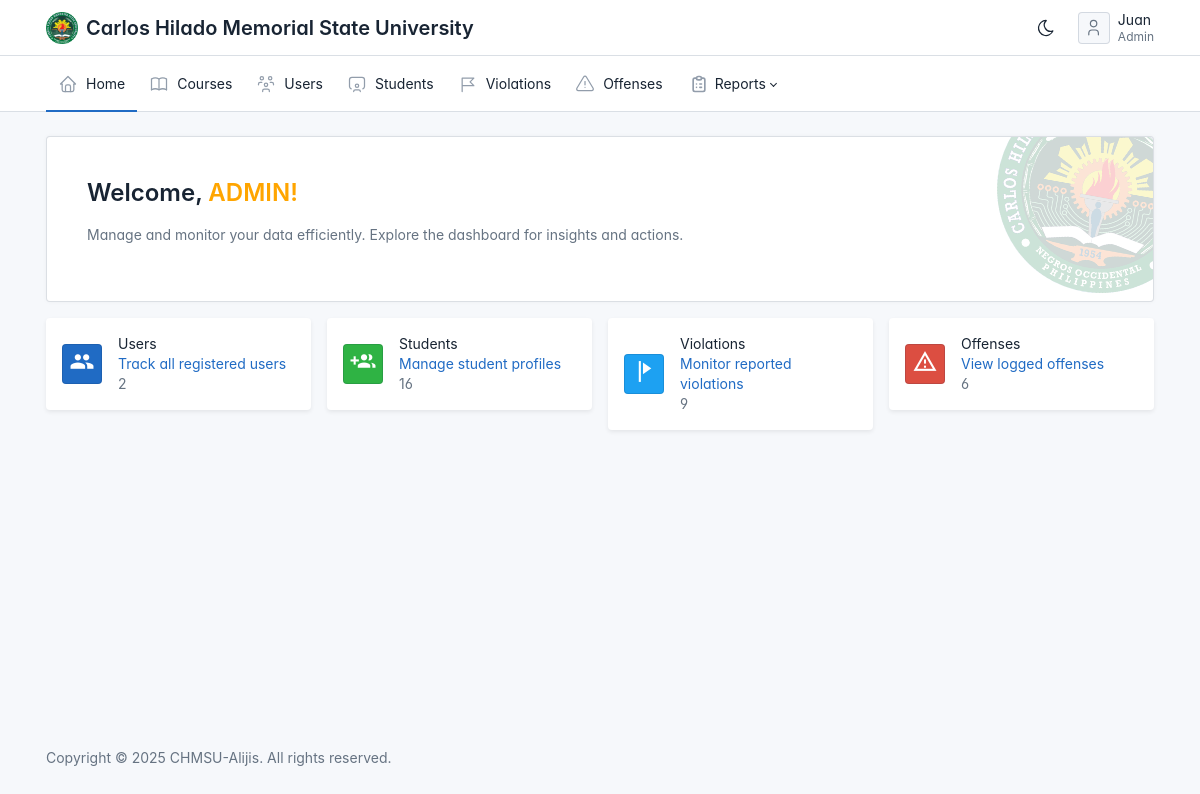
The app's page / (signed in) with its own data.
### tables this page shows
CREATE TABLE IF NOT EXISTS `tbl_users` (
  `user_id` int(11) NOT NULL AUTO_INCREMENT,
  `user_fname` varchar(50) NOT NULL,
  `user_mname` varchar(50) NOT NULL,
  `user_lname` varchar(50) NOT NULL,
  `user_category` varchar(1) NOT NULL,
  `username` varchar(50) NOT NULL,
  `password` text NOT NULL,
  `date_added` datetime DEFAULT current_timestamp(),
  PRIMARY KEY (`user_id`)
);

### core/my_functions.php (called while the page is built, shortened)
<?php
function getUsername($user_id)
{
	global $mysqli_connect;
	$fetchData = $mysqli_connect->query("SELECT username FROM `tbl_users` WHERE user_id = '$user_id'");
	if ($fetchData->num_rows > 0) {
		$row = $fetchData->fetch_array();
		return $row['username'];
	} else {
		return "---";
	}
}
function getUserFirstName($user_id)
{
	global $mysqli_connect;
	$fetchData = $mysqli_connect->query("SELECT * FROM `tbl_users` WHERE user_id = '$user_id'");
	if ($fetchData->num_rows > 0) {
		$row = $fetchData->fetch_array();
		return $row['user_fname'];
	} else {
		return "---";
	}
}
function getUserCategory($user_id)
{
	global $mysqli_connect;
	$fetchData = $mysqli_connect->query("SELECT user_category FROM `tbl_users` WHERE user_id = '$user_id'");
	if($fetchData->num_rows == 0){
		return "---";
	}else {
	$row = $fetchData->fetch_assoc();
	return $row['user_category'] == "A" ? "Admin" : "Student";
	}
}
function total_users()
{
	global $mysqli_connect;
	$fetchData = $mysqli_connect->query("SELECT count(user_id) FROM `tbl_users` WHERE user_category='A'");
	$row = $fetchData->fetch_array();
	return $row[0];
}
function total_students()
{
	global $mysqli_connect;
	$fetchData = $mysqli_connect->query("SELECT count(student_id) FROM `tbl_students`");
	$row = $fetchData->fetch_array();
	return $row[0];
}
function total_violations()
{
	global $mysqli_connect;
	$fetchData = $mysqli_connect->query("SELECT count(violation_id) FROM `tbl_violations`");
	$row = $fetchData->fetch_array();
	return $row[0];
}
function total_offenses()
{
	global $mysqli_connect;
	$fetchData = $mysqli_connect->query("SELECT count(offense_id) FROM `tbl_offenses`");
	$row = $fetchData->fetch_array();
	return $row[0];
}

### index.php (the view, shortened to what this page needs)
<?php
$page = (isset($_GET['page']) && $_GET['page'] != '') ? $_GET['page'] : '';
$user_id = $_SESSION['dvsa_user_id'];
?>
<!doctype html>
<html lang="en">
<head>
  <link href="./dist/css/tabler.min.css?1684106062" rel="stylesheet" />
  <link href="./dist/css/tabler-flags.min.css?1684106062" rel="stylesheet" />
  <link href="./dist/css/tabler-payments.min.css?1684106062" rel="stylesheet" />
  <link href="./dist/css/tabler-vendors.min.css?1684106062" rel="stylesheet" />
  <link href="./dist/css/demo.min.css?1684106062" rel="stylesheet" />
  <link rel="stylesheet" href="dist/mdi/css/materialdesignicons.min.css" />
  <link href="dist/datatables/dataTables.bootstrap4.min.css" rel="stylesheet">
  <link rel="stylesheet" href="dist/sweetalert/sweetalert.css">
</head>
<body>
  <div class="page">
    <div class="sticky-top">
      <header class="navbar navbar-expand-md sticky-top d-print-none">
        <div class="container-xl">
          <h1 class="navbar-brand navbar-brand-autodark d-none-navbar-horizontal pe-0 pe-md-3">
            <a href=".">
              <img src="./static/chmsu.png" width="110" height="32" alt="Tabler" class="navbar-brand-image">
            </a>
            Carlos Hilado Memorial State University
          </h1>
          <div class="navbar-nav flex-row order-md-last">
            <div class="d-none d-md-flex">
              <a href="?theme=dark" class="nav-link px-0 hide-theme-dark" title="Enable dark mode" data-bs-toggle="tooltip" data-bs-placement="bottom">
              </a>
            </div>
            <div class="nav-item dropdown">
              <a href="#" class="nav-link d-flex lh-1 text-reset p-0" data-bs-toggle="dropdown" aria-label="Open user menu">
                <span class="avatar avatar-sm"></span>
                <div class="d-none d-xl-block ps-2">
                  <div><?= getUserFirstName($user_id) ?></div>
                  <div class="mt-1 small text-muted"><?= getUserCategory($user_id); ?></div>
                </div>
              </a>
            </div>
          </div>
        </div>
      </header>
      <header class="navbar-expand-md">
        <div class="collapse navbar-collapse" id="navbar-menu">
        <?php if ($_SESSION['user_category'] != "S") { ?>
          <div class="navbar">
            <div class="container-xl">
              <?php include "components/navbar.php"; ?>
            </div>
          </div>
          <?php }?>
        </div>
      </header>
    </div>
    <div class="page-wrapper">
      <?php require_once 'routes/routes.php'; ?>
      <footer class="footer footer-transparent d-print-none">
        <div class="container-xl">
          <div class="row text-center align-items-center flex-row-reverse">
            <div class="col-12 col-lg-auto mt-3 mt-lg-0">
              <ul class="list-inline list-inline-dots mb-0">
                <li class="list-inline-item">
                  Copyright &copy; <?php echo date('Y'); ?>
                  <a href="." class="link-secondary">CHMSU-Alijis</a>.
                  All rights reserved.
                </li>
              </ul>
            </div>
          </div>
        </div>
      </footer>
    </div>
  </div>
</body>
</html>

### components/navbar.php (shortened to what this page needs)
<ul class="navbar-nav">
  <li class="nav-item <?= ($page == "" || $page == "dashboard" ? "active" : "") ?>">
    <a class="nav-link" href="./">
      <span class="nav-link-icon d-md-none d-lg-inline-block">
      </span>
      <span class="nav-link-title">
        Home
      </span>
    </a>
  </li>
  <li class="nav-item <?= ($page == "courses" ? "active" : "") ?>">
    <a class="nav-link" href="index.php?page=courses">
      <span class="nav-link-icon d-md-none d-lg-inline-block">
      </span>
      <span class="nav-link-title">
        Courses
      </span>
    </a>
  </li>
  <li class="nav-item <?= ($page == "users" ? "active" : "") ?>">
    <a class="nav-link" href="index.php?page=users">
      <span class="nav-link-icon d-md-none d-lg-inline-block">
      </span>
      <span class="nav-link-title">
        Users
      </span>
    </a>
  </li>
  <li class="nav-item <?= ($page == "students" ? "active" : "") ?>">
    <a class="nav-link" href="index.php?page=students">
      <span class="nav-link-icon d-md-none d-lg-inline-block">
      </span>
      <span class="nav-link-title">
        Students
      </span>
    </a>
  </li>
  <li class="nav-item <?= ($page == "violations" ? "active" : "") ?>">
    <a class="nav-link" href="index.php?page=violations">
      <span class="nav-link-icon d-md-none d-lg-inline-block">
      </span>
      <span class="nav-link-title">
        Violations
      </span>
    </a>
  </li>
  <li class="nav-item <?= ($page == "offenses" ? "active" : "") ?>">
    <a class="nav-link" href="index.php?page=offenses">
      <span class="nav-link-icon d-md-none d-lg-inline-block">
      </span>
      <span class="nav-link-title">
        Offenses
      </span>
    </a>
  </li>
  <li class="nav-item dropdown  <?= ($page == "violation-report" || $page == "student-violation-report" ? "active" : "") ?>">
    <a class="nav-link dropdown-toggle" href="#navbar-help" data-bs-toggle="dropdown" data-bs-auto-close="outside" role="button" aria-expanded="false">
      <span class="nav-link-icon d-md-none d-lg-inline-block">
      </span>
      <span class="nav-link-title">
        Reports
      </span>
    </a>
  </li>
</ul>

### routes/routes.php
<?php
	if($page == 'dashboard'){
		require view.'dashboard.php';
	}else if($page == 'users'){
		require view.'users.php';
	}else if($page == 'courses'){
		require view.'courses.php';
	}else if($page == 'violations'){
		require view.'violations.php';
	}else if($page == 'violation-report'){
		require view.'violation_report.php';
	}else if($page == 'student-violation-report'){
		require view.'student_violation_report.php';
	}else if($page == 'students'){
		require view.'students.php';
	}else if($page == 'offenses'){
		require view.'offenses.php';
	}else if($page == 'profile'){
		require view.'profile.php';
	}else{
		if(!empty($page) or $page != $page){
			require './404.php';
		}else{
			require view.'dashboard.php';
		}
	}
 ?>

### pages/dashboard.php
<?php
if ($_SESSION['user_category'] != "S") {
?>
  <div class="page-body">
    <div class="container-xl">
      <div class="row row-deck row-cards">
        <div class="col-12">
          <div class="card card-md">
            <div class="card-stamp card-stamp-lg">
              <div class="card-stamp-icon bg-primary">
                <img src="./static/chmsu.png" alt="CHMSU Logo">
              </div>
            </div>
            <div class="card-body">
              <div class="row align-items-center">
                <div class="col-10">
                  <h1 class="fw-bold">Welcome, <strong style="color:orange"><?= strtoupper(getUsername($user_id)) ?>!</strong></h1>
                  <p class="text-muted">
                    Manage and monitor your data efficiently. Explore the dashboard for insights and actions.
                  </p>
                </div>
              </div>
            </div>
          </div>
        </div>
        <div class="col-12">
          <div class="row row-cards g-3">
            <div class="col-sm-6 col-lg-3">
              <div class="card card-sm shadow-sm border-0">
                <div class="card-body">
                  <div class="row align-items-center">
                    <div class="col-auto">
                      <span class="bg-primary text-white avatar">
                        <i class="mdi mdi-account-multiple" style="font-size: 25px;"></i>
                      </span>
                    </div>
                    <div class="col">
                      <div class="font-weight-medium">Users</div>
                      <div class="text-muted">
                        <a href="index.php?page=users" class="text-decoration-none">Track all registered users</a>
                      </div>
                      <div class="text-muted"><?= total_users(); ?></div>
                    </div>
                  </div>
                </div>
              </div>
            </div>
            <div class="col-sm-6 col-lg-3">
              <div class="card card-sm shadow-sm border-0">
                <div class="card-body">
                  <div class="row align-items-center">
                    <div class="col-auto">
                      <span class="bg-green text-white avatar">
                        <i class="mdi mdi-account-multiple-plus" style="font-size: 25px;"></i>
                      </span>
                    </div>
                    <div class="col">
                      <div class="font-weight-medium">Students</div>
                      <div class="text-muted">
                        <a href="index.php?page=students" class="text-decoration-none">Manage student profiles</a>
                      </div>
                      <div class="text-muted"><?= total_students(); ?></div>
                    </div>
                  </div>
                </div>
              </div>
            </div>
            <div class="col-sm-6 col-lg-3">
              <div class="card card-sm shadow-sm border-0">
                <div class="card-body">
                  <div class="row align-items-center">
                    <div class="col-auto">
                      <span class="bg-twitter text-white avatar">
                        <i class="mdi mdi-flag-triangle" style="font-size: 25px;"></i>
                      </span>
                    </div>
                    <div class="col">
                      <div class="font-weight-medium">Violations</div>
                      <div class="text-muted">
                        <a href="index.php?page=violations" class="text-decoration-none">Monitor reported violations</a>
                      </div>
                      <div class="text-muted"><?= total_violations(); ?></div>
                    </div>
                  </div>
                </div>
              </div>
            </div>
            <div class="col-sm-6 col-lg-3">
              <div class="card card-sm shadow-sm border-0">
                <div class="card-body">
                  <div class="row align-items-center">
                    <div class="col-auto">
                      <span class="bg-google text-white avatar">
                        <i class="mdi mdi-alert-outline" style="font-size: 25px;"></i>
                      </span>
                    </div>
                    <div class="col">
                      <div class="font-weight-medium">Offenses</div>
                      <div class="text-muted">
                        <a href="index.php?page=offenses" class="text-decoration-none">View logged offenses</a>
                      </div>
                      <div class="text-muted"><?= total_offenses(); ?></div>
                    </div>
                  </div>
                </div>
              </div>
            </div>
          </div>
        </div>
      </div>
    </div>
  </div>
<?php } else { ?>
  <?php require_once 'student_dashboad.php'; ?>
<?php } ?>

### index.php (style rules this page uses)
:root { --tblr-font-sans-serif: 'Inter Var', -apple-system, BlinkMacSystemFont, San Francisco, Segoe UI, Roboto, Helvetica Neue, sans-serif; }
body { font-feature-settings: "cv03", "cv04", "cv11"; }

### records on screen
tbl_users: user_fname "Juan", user_category "Admin", username "ADMIN"

### other values on screen
total_users() "2"
total_students() "16"
total_violations() "9"
total_offenses() "6"
